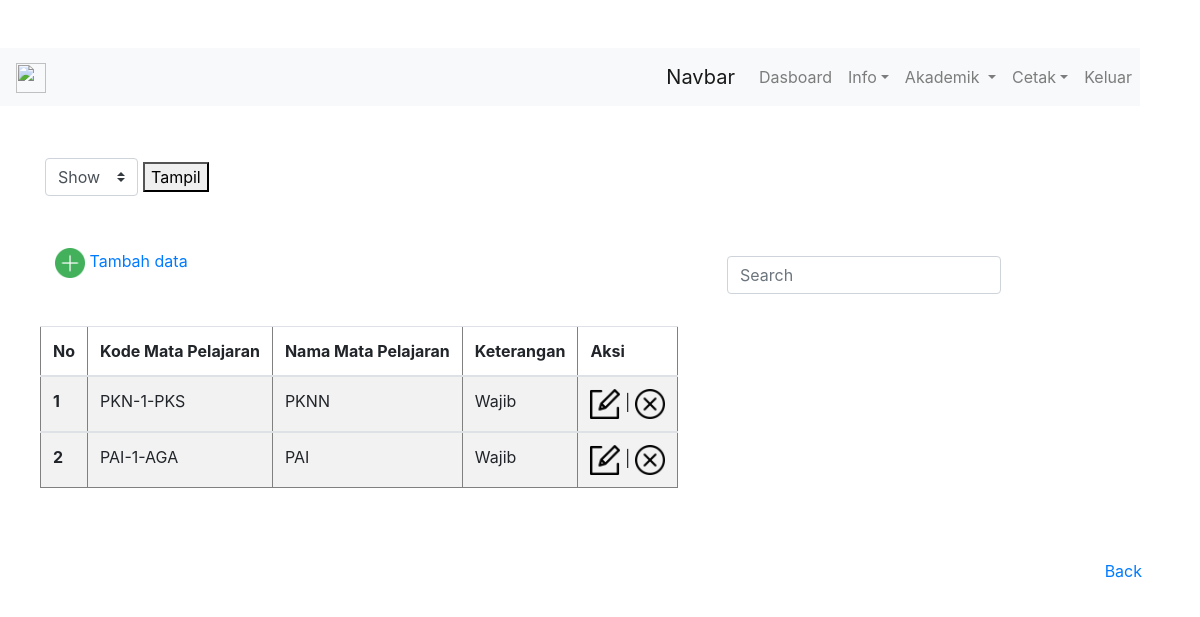
The page /matpel/matpelsiswa.php on the database its author committed.
### tables this page shows
CREATE TABLE `matpelsiswa` (
  `id` int(11) NOT NULL,
  `kode_matpel` varchar(40) NOT NULL,
  `nama_matpel` varchar(35) NOT NULL,
  `keterangan` varchar(40) NOT NULL
);

### matpel/matpelsiswa.php (the view, shortened to what this page needs)
<?php
require '../conn.php';
require '../tes.php';
$perintahQuery = "SELECT * FROM matpelsiswa";
$query = mysqli_query($conn,$perintahQuery);
?>
<!DOCTYPE html>
<html lang="en">
<head>
    <link rel="stylesheet" href="../css/bootstrap.min.css">
</head>
<body>
    <div class="container ">
    <form method="post" action="" class="mt-5">
  <div class="form-row align-items-center">
    <div class="col-auto my-1">
      <select class="custom-select mr-sm-2" id="inlineFormCustomSelect" name="show" id="show">
        <option selected>Show</option>
      </select>
    </div>
    <button type="submit" name="tampil">Tampil</button>
    </form>
        <div class="container">
  <div class="row mt-5 mb-4">
    <div class="col"><a href="tambahmatpel.php"><img src="../img/plus.png" width="30px"> Tambah data</a></div>
    <div class="col">
        <div>
    <nav class="navbar navbar-light float-right">
  <form class="form-inline" action="" method="post">
    <input class="form-control mr-sm-2" type="search" placeholder="Search" autofocus autocomplete="off"  aria-label="Search" id="cari" name="cari">
  </form>
</nav>
</div></div>
</div>
</div>
<div id="search">
    <table class="table table-striped" border="1px">
  <thead>
    <tr>
    <th scope="col">No</th>
      <th scope="col">Kode Mata Pelajaran</th>
      <th scope="col">Nama Mata Pelajaran</th>
      <th scope="col">Keterangan</th>
      <th scope="col">Aksi</th>
    </tr>
  </thead>
  <?php $i=1;?>
    <?php while($row = mysqli_fetch_assoc($query)):?>
        <tbody>
    <tr>
    <th scope="row"><?=$i;?></th>
    <td><?= $row['kode_matpel']?></td>
      <td><?= $row['nama_matpel']?></td>
      <td><?= $row['keterangan']?></td>
      <td><a href="matpeledit.php?id=<?= $row['id'];?>"><img src="../img/edit.png" width="30px"></a> | <a href="matpelhapus.php?id=<?= $row['id'];?>"><img src="../img/hapus.png" onclick=" return confirm('Apakah anda ingin menghapus?');"width="30px"></a></td>
    </tr>
  </tbody>
  <?php $i++;?>
   <?php endwhile;?>
</table>
</div>
   </div>
<button type="button" class="btn btn-link mt-5 float-right d-block" onclick="document.location.href='../tes.php';">Back</button>
</body>
</html>

### tes.php (style rules this page uses)
.navbar { margin-right: 120px; }

### rows shown on the page
matpelsiswa: kode_matpel "PKN-1-PKS", nama_matpel "PKNN", keterangan "Wajib"
matpelsiswa: kode_matpel "PAI-1-AGA", nama_matpel "PAI", keterangan "Wajib"
